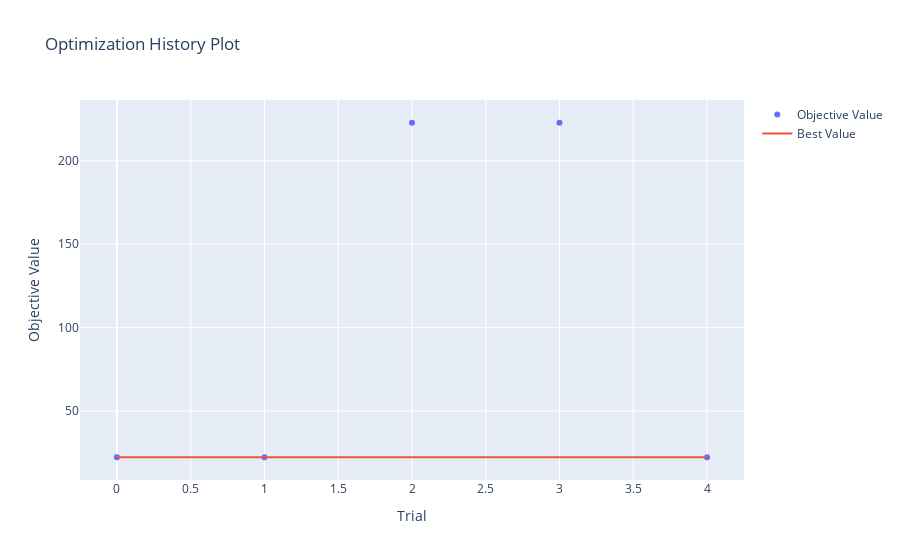

Notebook cell for this chart:
### Code cell
optuna.visualization.plot_optimization_history(study)

### Figure 1 — Plotly figure (JSON) as saved in the notebook; plotly's stock layout.template omitted (floating-point values rounded to 4 significant figures)
{"data": [{"mode": "markers", "name": "Objective Value", "type": "scatter", "x": [0, 1, 2, 3, 4], "y": [22.37, 22.37, 222.8, 222.8, 22.37]}, {"mode": "lines", "name": "Best Value", "type": "scatter", "x": [0, 1, 2, 3, 4], "y": [22.37, 22.37, 22.37, 22.37, 22.37]}, {"marker": {"color": "#cccccc"}, "mode": "markers", "name": "Infeasible Trial", "showlegend": false, "type": "scatter", "x": [], "y": []}], "layout": {"title": {"text": "Optimization History Plot"}, "xaxis": {"title": {"text": "Trial"}}, "yaxis": {"title": {"text": "Objective Value"}}}}
